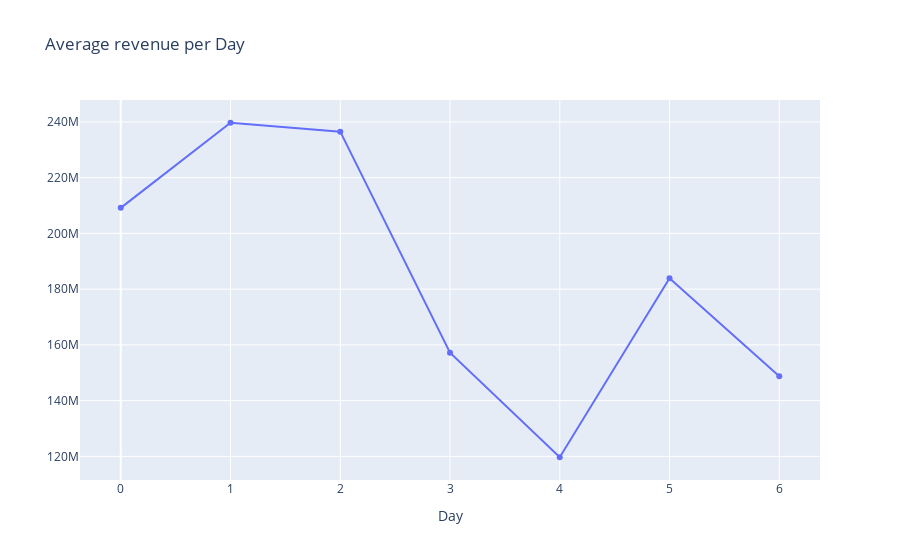

Write notebook code for a chart like this one.
### Code cell
d2 = temp.groupby(['release_day'])['revenue'].mean()
data = [go.Scatter(x=d2.index, y=d2.values, name='mean revenue', yaxis='y')]
layout = go.Layout(dict(title = "Average revenue per Day",
                  xaxis = dict(title = 'Day'),
                  yaxis2=dict(title='Average revenue', overlaying='y', side='right')
                  ),legend=dict(
                orientation="v"))
py.iplot(dict(data=data, layout=layout))

### Figure 1 — Plotly figure (JSON) as saved in the notebook; plotly's stock layout.template omitted (floating-point values rounded to 4 significant figures)
{"data": [{"name": "mean revenue", "type": "scatter", "x": [0, 1, 2, 3, 4, 5, 6], "y": [209200000.0, 239700000.0, 236500000.0, 157200000.0, 119700000.0, 183900000.0, 148800000.0], "yaxis": "y"}], "layout": {"legend": {"orientation": "v"}, "title": {"text": "Average revenue per Day"}, "xaxis": {"title": {"text": "Day"}}, "yaxis2": {"overlaying": "y", "side": "right", "title": {"text": "Average revenue"}}}}
